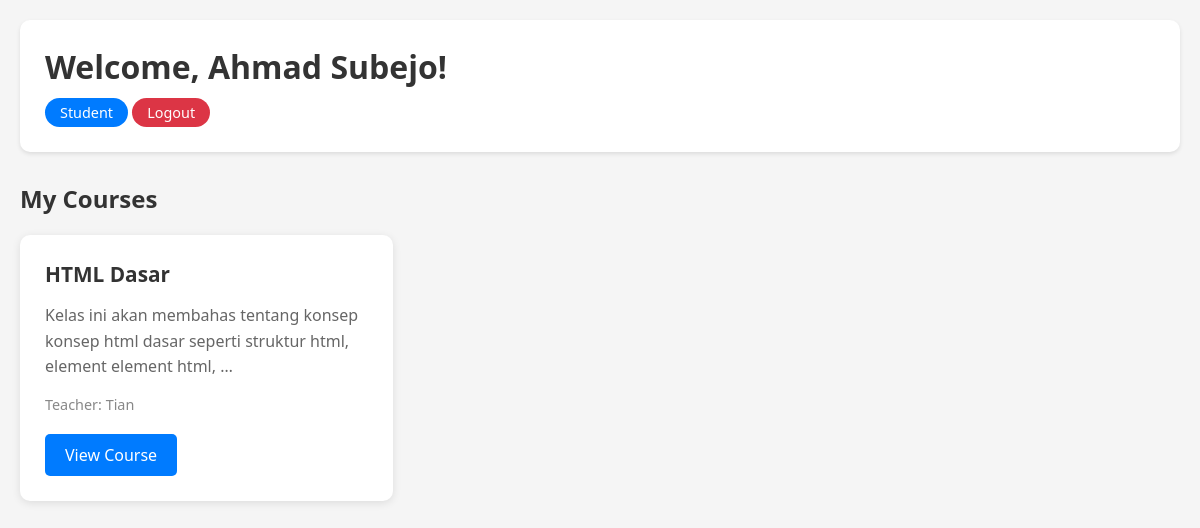
The app's page /home/ (signed in), older data.
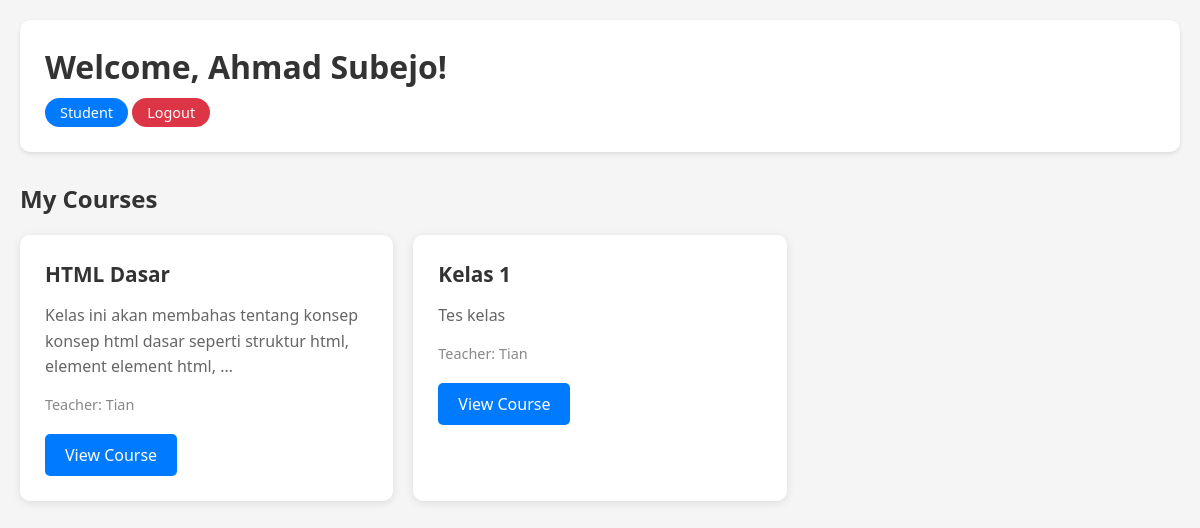
The same page, newer data.
### main/models.py (models this page shows, shortened)
class Course(models.Model):
    name = models.CharField(max_length=200)
    description = models.TextField()
    teacher = models.ForeignKey(
        User,
        on_delete=models.CASCADE,
        related_name='courses_taught',
        limit_choices_to={'role': User.Role.TEACHER}
    )
    students = models.ManyToManyField(
        User,
        related_name='courses_enrolled',
        blank=True,
        limit_choices_to={'role': User.Role.STUDENT}
    )

class User(AbstractUser):
    class Role(models.TextChoices):
        STUDENT = "STUDENT", "Student"
        TEACHER = "TEACHER", "Teacher"
        ADMIN = "ADMIN", "Admin"
    username = None
    email = models.EmailField(unique=True)
    password = models.CharField(max_length=128, null=False, blank=False)
    full_name = models.CharField(max_length=200)
    nim = models.CharField(max_length=20, unique=True, null=True, blank=True)
    role = models.CharField(max_length=20, choices=Role.choices, default=Role.STUDENT)
    USERNAME_FIELD = 'email'
    REQUIRED_FIELDS = ['full_name']
    objects = CustomUserManager()

### main/views.py (the view)
# urls.py: path('home/', home, name='home'),
@login_required
def home(request):
    print(f"home called for user:", request.user.id, request.user.email)
    if request.user.role == User.Role.STUDENT:
        courses = Course.objects.filter(students=request.user)
        print(f"student courses:", list(courses.values('id','name')))
        return render(request, 'home.html', {'courses': courses})
    elif request.user.role == User.Role.TEACHER:
        courses = Course.objects.filter(teacher=request.user)
        return render(request, 'home.html', {'courses': courses})
    elif request.user.role == User.Role.ADMIN:
        courses = Course.objects.all()
        return render(request, 'home.html', {'courses': courses})
    else:
        return HttpResponse("Unauthorized", status=401)

### main/templates/home.html (shortened to what this page needs)
<!DOCTYPE html>
<html lang="en">
<head>
    {% load static %}
    <link rel="stylesheet" href="{% static 'css/home.css' %}">
</head>
<body>
    <div class="container">
        <header>
            <h1>Welcome, {{ request.user.full_name }}!</h1>
            <p class="role-badge">{{ request.user.get_role_display }}</p>
            <a href="{% url 'logout' %}" id="btn-logout"> Logout</a>
        </header>
        <section class="courses-section">
            <h2>My Courses</h2>
            {% if courses %}
                <div class="course-grid">
                    {% for course in courses %}
                        <div class="course-card">
                            <h3>{{ course.name }}</h3>
                            <p class="description">{{ course.description|truncatewords:15 }}</p>
                            <p class="teacher">
                                {% if request.user.role == 'STUDENT' %}
                                    Teacher: {{ course.teacher.full_name }}
                                {% elif request.user.role == 'TEACHER' %}
                                    Students: {{ course.students.count }}
                                {% else %}
                                    Teacher : {{ course.teacher.full_name }} <br>
                                    Students : {{ course.students.count }}
                                {% endif %}
                            </p>
                            <a href="{% url 'course_detail' course.id %}" class="btn-view">
                                View Course
                            </a>
                        </div>
                    {% endfor %}
                </div>
            {% endif %}
        </section>
    </div>
</body>
</html>

Row changes from the older to the newer data that the page shows:
added Course: name "Kelas 1", description "Tes kelas", teacher.full_name "Tian"
